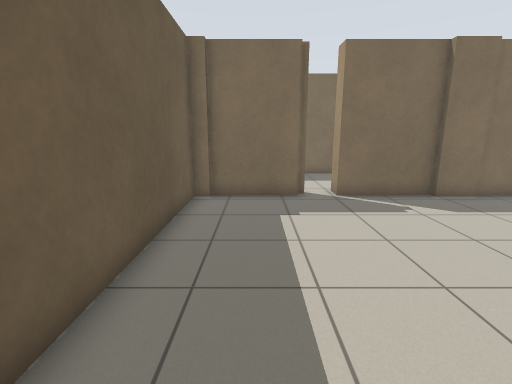
[1] (above)

19 first-person views from a walk through a world built for the Player/Stage simulator. The camera is 1.2 m above the floor, tilts 12° down and sees 85° across. Floor lines are 1 m apart. The floor is counted in squares, 0.5 m on a side. Each view is taken from the middle of a square. On the plan, view 1 faces up. The plan holds only what a view shows up to about 18 squares ahead; the rest is blank. The place goes on beyond the plan. Robots are left out.

[2]
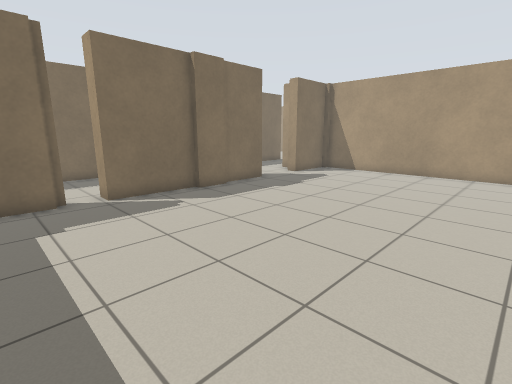

[3]
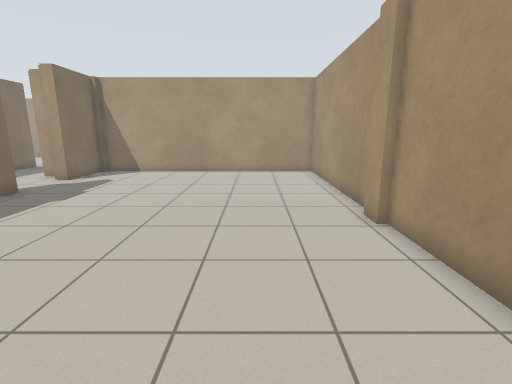

[4]
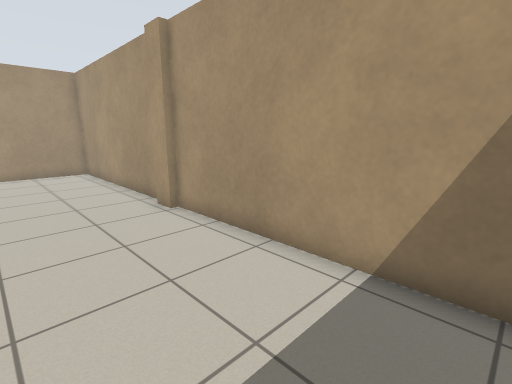

[5]
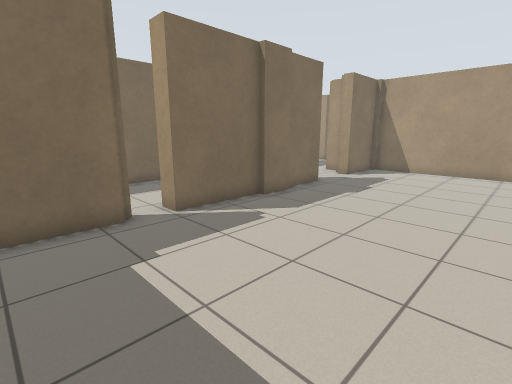

[6]
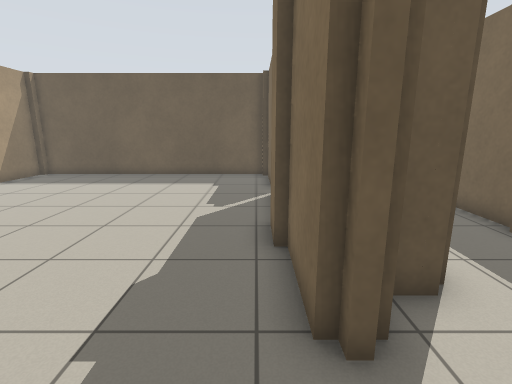

[7]
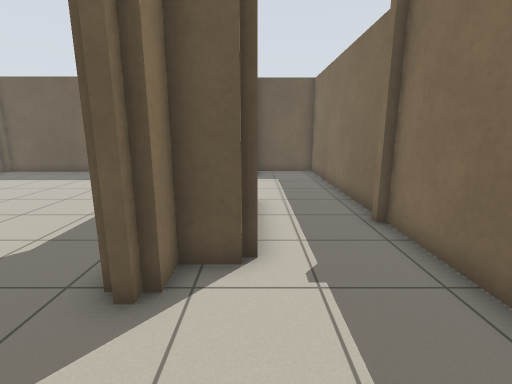

[8]
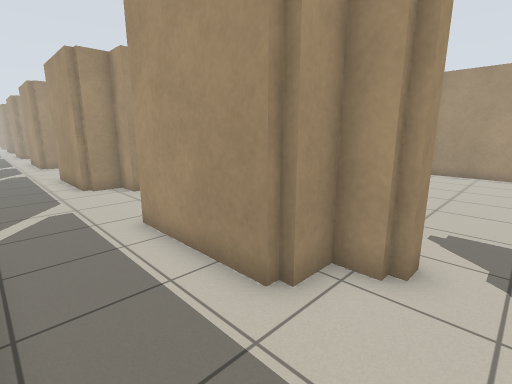

[9]
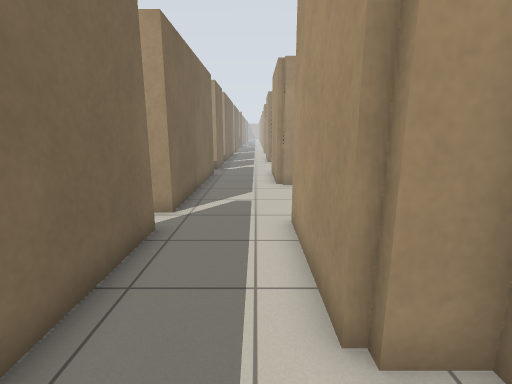

[10]
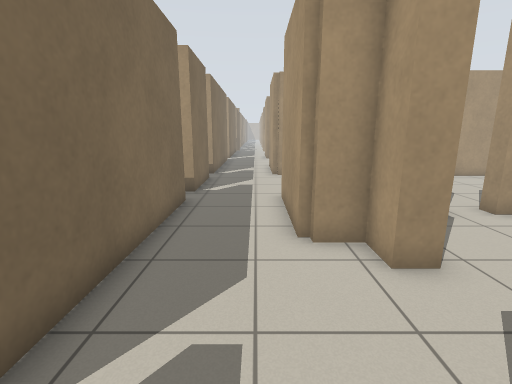

[11]
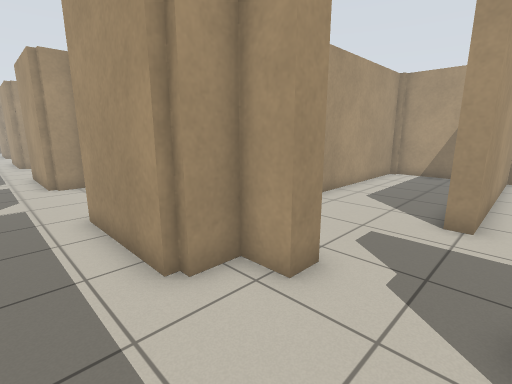

[12]
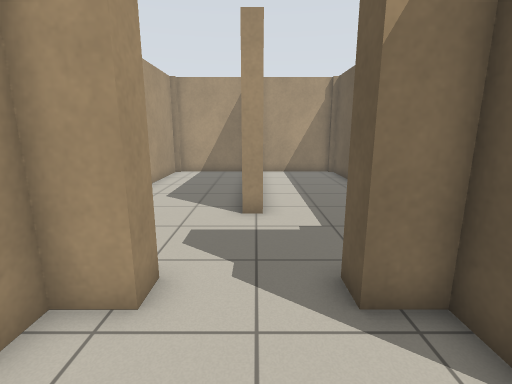

[13]
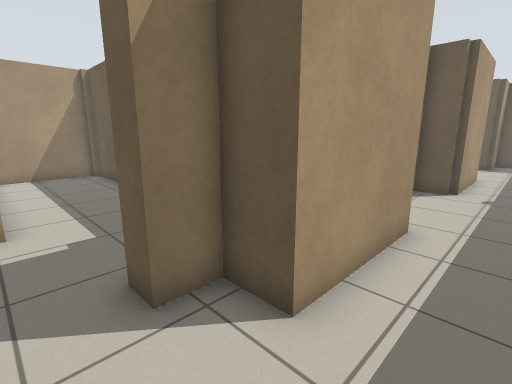

[14]
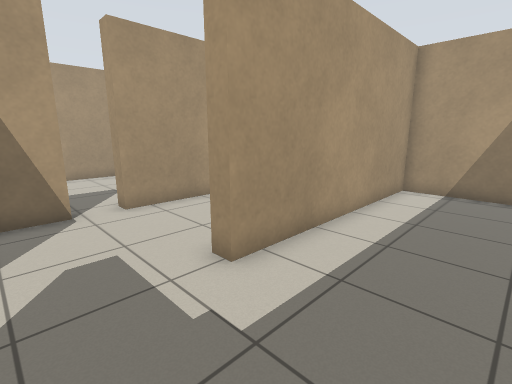

[15]
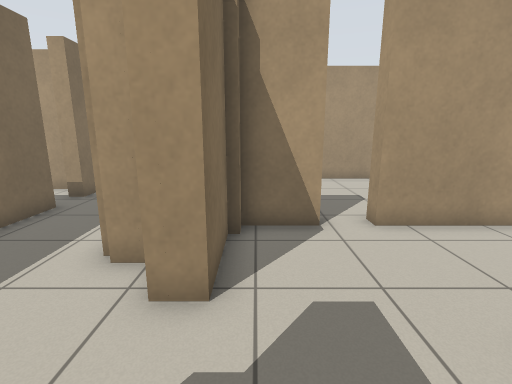

[16]
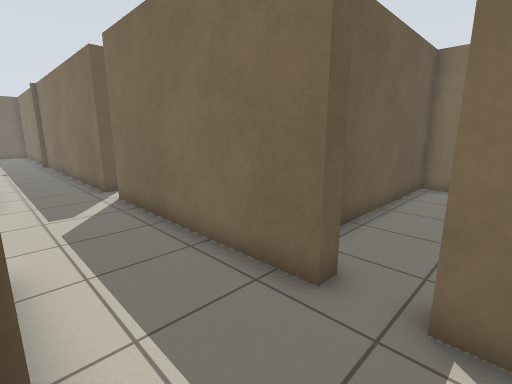

[17]
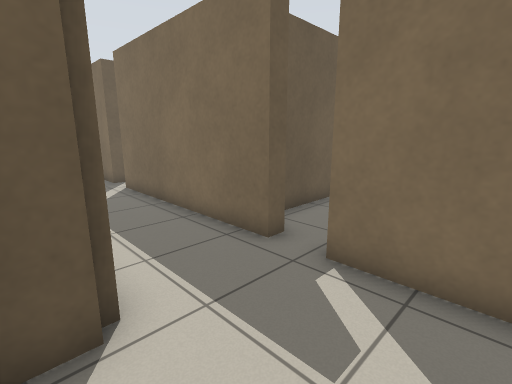

[18]
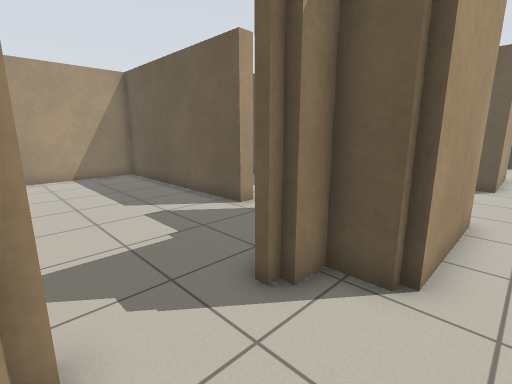

[19]
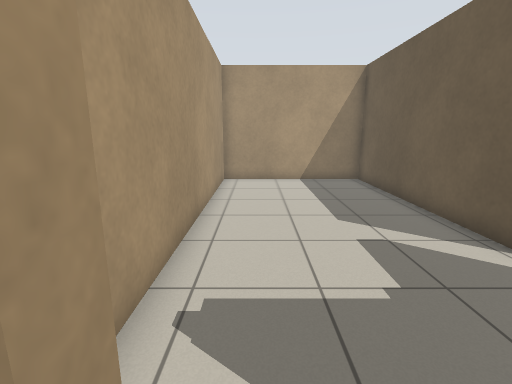

### Floor plan
Points are (right, up) in squares from view 1. A wall is a line through its corners. A room is listed if a view was taken in it or the views show most of it. See-through windows are left out.
Room 1 (views 1, 2, 3, 4, 5, 6)
walls: (8.5, 10.4) (6.8, 10.4); (8.6, -2.5) (17.6, -2.5) (17.6, 10.4); (6.9, 10.7) (3.2, 10.7); (11.4, 11.6) (11.4, 10.7) (8.4, 10.7); (10.2, 12.8) (10.2, 11.6); (1.8, 10.7) (-1.8, 10.7); (15.4, 11.6) (15.4, 12.8); (17.3, 10.2) (17.3, 10.7) (14.2, 10.7) (14.2, 11.3); (-2.1, -2.1) (-2.1, -2.5) (7.1, -2.5) (7.1, -2.2) (8.1, -2.2); (-2.4, 10.4) (-2.4, -2.2)
ways out: opening at (13, 11.5) to room 2; gap at (2, 11) to room 2
Room 2 (views 7, 8, 9, 10, 11, 12, 13, 16, 18)
walls: (15.7, 12.6) (15.7, 13) (20.3, 13); (19.7, 17.1) (19.7, 16.6) (7.8, 16.6); (14.5, 11.6) (15.4, 11.6); (14.2, 11.3) (14.6, 11.3); (20.3, 11.6) (21.6, 11.6); (10.2, 11.6) (11.4, 11.6); (24.6, 11.6) (25.9, 11.6) (25.9, 12.7) (26.2, 12.7) (26.2, 13) (30.5, 13) (30.5, 12.7) (30.8, 12.7); (7.9, 16.3) (7.4, 16.3); (7.2, 16.6) (-2.7, 16.6) (-2.7, 13.1); (5.2, 13) (9.9, 13) (9.9, 12.6); (29.9, 17.2) (29.9, 16.6) (21.3, 16.6) (21.3, 17.1); (30.8, 11.6) (32, 11.6); (35.1, 16.6) (31.4, 16.6) (31.4, 17.1); (36, 11.6) (36, 12.7); (36.3, 12.7) (36.3, 13.1)
ways out: opening at (13, 11.5) to room 1; gap at (2, 11) to room 1; opening at (23, 11.5) to room 3; opening at (33, 11.5) to room 4; opening at (20.5, 17); opening at (31, 17); opening at (35, 15); gap at (30, 17)
Room 3 (views 14, 15)
walls: (18.2, 0.6) (18.2, -2.2); (21.6, 11.6) (21.6, 10.6); (28, 8.2) (28, 10.4) (27.4, 10.4); (23.9, -2.5) (27.7, -2.5) (27.7, -2.1); (18.5, -2.1) (18.5, -2.5) (22.8, -2.5) (22.8, 6.9) (23.5, 6.9); (27.5, 10.7) (24.6, 10.7) (24.6, 11.6); (20.3, 13) (20.3, 11.6); (28, -2.2) (28, 6.9)
ways out: opening at (23, 11.5) to room 2; opening at (28.5, 8) to room 4
Room 4 (views 17, 19)
walls: (28, 6.9) (28.6, 6.9) (28.6, -2.5) (35.7, -2.5) (35.7, 9.1); (34.8, 10.6) (34.8, 11.4); (32, 11.6) (32, 10.9); (30.8, 12.7) (30.8, 11.6)
ways out: opening at (33, 11.5) to room 2; opening at (28.5, 8) to room 3

Where each view was taken, in squares from view 1:
view 1: 0 up, 0 right, facing up
view 2: 0 up, 0 right, facing up-right
view 3: 1 up, 0 right, facing right
view 4: 2 up, 1 left, facing down-right
view 5: 3 up, 1 left, facing up-right
view 6: 10 up, 14 right, facing left
view 7: 13 up, 15 right, facing left
view 8: 16 up, 13 right, facing down-right
view 9: 14 up, 13 right, facing right
view 10: 14 up, 20 right, facing right
view 11: 15 up, 22 right, facing down-right
view 12: 15 up, 23 right, facing down
view 13: 15 up, 23 right, facing down-left
view 14: 10 up, 19 right, facing down-right
view 15: 10 up, 21 right, facing right
view 16: 13 up, 32 right, facing up-left
view 17: 12 up, 34 right, facing up-left
view 18: 14 up, 35 right, facing down-left
view 19: 12 up, 34 right, facing down
